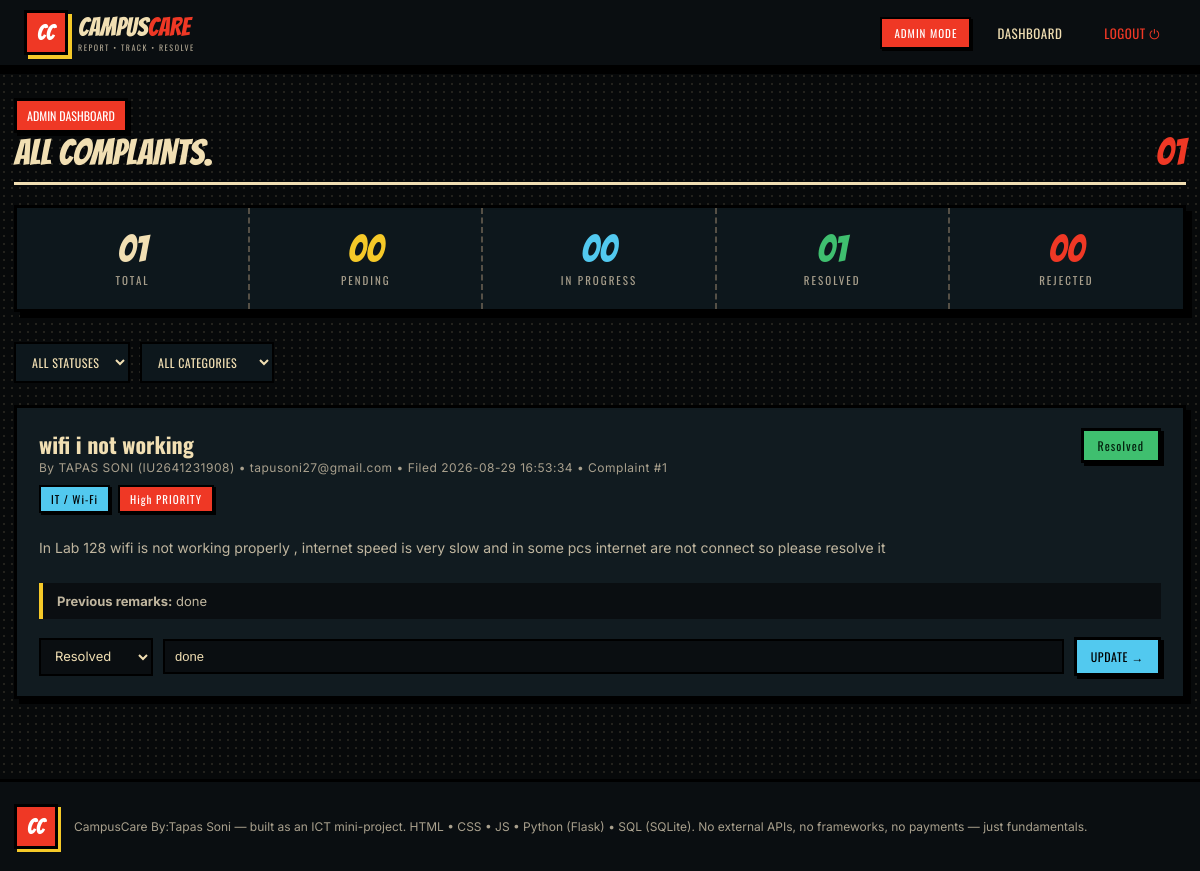
The page /admin/dashboard (signed in) on the database its author committed.
### tables this page shows
CREATE TABLE complaints (
    id            INTEGER PRIMARY KEY AUTOINCREMENT,
    student_id    INTEGER NOT NULL,
    title         TEXT NOT NULL,
    category      TEXT NOT NULL,                  -- Hostel, Academic, Canteen, Infrastructure, IT/Wifi, Other
    description   TEXT NOT NULL,
    priority      TEXT NOT NULL DEFAULT 'Medium' CHECK (priority IN ('Low', 'Medium', 'High')),
    status        TEXT NOT NULL DEFAULT 'Pending' CHECK (status IN ('Pending', 'In Progress', 'Resolved', 'Rejected')),
    admin_remarks TEXT,
    created_at    TIMESTAMP DEFAULT CURRENT_TIMESTAMP,
    updated_at    TIMESTAMP DEFAULT CURRENT_TIMESTAMP,
    FOREIGN KEY (student_id) REFERENCES users (id) ON DELETE CASCADE
);

CREATE TABLE users (
    id            INTEGER PRIMARY KEY AUTOINCREMENT,
    name          TEXT NOT NULL,
    email         TEXT NOT NULL UNIQUE,
    password      TEXT NOT NULL,                 -- hashed password (never plain text)
    role          TEXT NOT NULL DEFAULT 'student' CHECK (role IN ('student', 'admin')),
    enrollment_no TEXT,                           -- only relevant for students
    department    TEXT,
    created_at    TIMESTAMP DEFAULT CURRENT_TIMESTAMP
);

### app.py (the view)
@app.route("/admin/dashboard")
@login_required(role="admin")
def admin_dashboard():
    db = get_db()
    status_filter = request.args.get("status", "All")
    category_filter = request.args.get("category", "All")
    query = """
        SELECT complaints.*, users.name AS student_name, users.email AS student_email,
               users.enrollment_no AS student_enrollment
        FROM complaints
        JOIN users ON complaints.student_id = users.id
        WHERE 1=1
    """
    params = []
    if status_filter != "All":
        query += " AND complaints.status = ?"
        params.append(status_filter)
    if category_filter != "All":
        query += " AND complaints.category = ?"
        params.append(category_filter)
    query += " ORDER BY complaints.created_at DESC"
    complaints = db.execute(query, params).fetchall()
    all_complaints = db.execute("SELECT status FROM complaints").fetchall()
    total = len(all_complaints)
    pending = sum(1 for c in all_complaints if c["status"] == "Pending")
    in_progress = sum(1 for c in all_complaints if c["status"] == "In Progress")
    resolved = sum(1 for c in all_complaints if c["status"] == "Resolved")
    rejected = sum(1 for c in all_complaints if c["status"] == "Rejected")
    return render_template(
        "admin_dashboard.html",
        complaints=complaints,
        categories=CATEGORIES,
        statuses=STATUSES,
        status_filter=status_filter,
        category_filter=category_filter,
        stats={"total": total, "pending": pending, "in_progress": in_progress, "resolved": resolved, "rejected": rejected},
    )

### app.py (called while the page is built)
def get_db():
    if "db" not in g:
        g.db = sqlite3.connect(DB_PATH)
        g.db.row_factory = sqlite3.Row
        g.db.execute("PRAGMA foreign_keys = ON")
    return g.db

def current_user():
    if "user_id" not in session:
        return None
    db = get_db()
    return db.execute("SELECT * FROM users WHERE id = ?", (session["user_id"],)).fetchone()

def login_required(role=None):
    def decorator(fn):
        from functools import wraps
        @wraps(fn)
        def wrapper(*args, **kwargs):
            user = current_user()
            if user is None:
                flash("Please login first, yaar!", "error")
                return redirect(url_for("login"))
            if role and user["role"] != role:
                flash("You are not allowed to access that page.", "error")
                return redirect(url_for("index"))
            return fn(*args, **kwargs)
        return wrapper
    return decorator

@app.context_processor
def inject_user():
    return {"logged_in_user": current_user()}

### templates/admin_dashboard.html (shortened to what this page needs)
{% extends "base.html" %}
{% block content %}
<section class="section" style="margin-top:30px">
  <div class="heading">
    <div>
      <span class="label red">ADMIN DASHBOARD</span>
      <h2>ALL COMPLAINTS.</h2>
    </div>
    <span class="number">{{ '%02d'|format(stats.total) }}</span>
  </div>
  <div class="stats" style="grid-template-columns:repeat(5,1fr)">
    <div class="stat"><b>{{ '%02d'|format(stats.total) }}</b><span>TOTAL</span></div>
    <div class="stat pending"><b>{{ '%02d'|format(stats.pending) }}</b><span>PENDING</span></div>
    <div class="stat progress"><b>{{ '%02d'|format(stats.in_progress) }}</b><span>IN PROGRESS</span></div>
    <div class="stat resolved"><b>{{ '%02d'|format(stats.resolved) }}</b><span>RESOLVED</span></div>
    <div class="stat rejected"><b>{{ '%02d'|format(stats.rejected) }}</b><span>REJECTED</span></div>
  </div>
  <form method="GET" action="{{ url_for('admin_dashboard') }}" class="filters">
    <select name="status" onchange="this.form.submit()">
      <option value="All" {% if status_filter=='All' %}selected{% endif %}>ALL STATUSES</option>
    </select>
    <select name="category" onchange="this.form.submit()">
      <option value="All" {% if category_filter=='All' %}selected{% endif %}>ALL CATEGORIES</option>
    </select>
  </form>
  {% if complaints|length == 0 %}
    <div class="empty">
      <span class="label">NOTHING HERE</span>
      <h3>NO COMPLAINTS FOUND.</h3>
      <p>Try changing the filters, or check back once students start reporting issues.</p>
    </div>
  {% else %}
    <div class="complaint-grid">
      {% for c in complaints %}
        <div class="complaint-card">
          <div class="complaint-top">
            <div>
              <p class="complaint-title">{{ c['title'] }}</p>
              <div class="complaint-meta">
                By {{ c['student_name'] }}{% if c['student_enrollment'] %} ({{ c['student_enrollment'] }}){% endif %}
                • {{ c['student_email'] }} • Filed {{ c['created_at'] }} • Complaint #{{ c['id'] }}
              </div>
            </div>
            <span class="status-badge status-{{ c['status'].replace(' ', '-') }}">{{ c['status'] }}</span>
          </div>
          <div class="tag-row">
            <span class="tag category">{{ c['category'] }}</span>
            <span class="tag priority-{{ c['priority'] }}">{{ c['priority'] }} PRIORITY</span>
          </div>
          <p class="complaint-desc">{{ c['description'] }}</p>
          {% if c['admin_remarks'] %}
            <div class="remarks-box"><b>Previous remarks:</b> {{ c['admin_remarks'] }}</div>
          {% endif %}
          <form method="POST" action="{{ url_for('update_complaint', complaint_id=c['id']) }}" class="admin-form">
            <select name="status">
              {% for s in statuses %}
                <option value="{{ s }}" {% if c['status']==s %}selected{% endif %}>{{ s }}</option>
              {% endfor %}
            </select>
            <input type="text" name="admin_remarks" placeholder="Add a remark (optional)" value="{{ c['admin_remarks'] or '' }}">
            <button type="submit" class="btn small blue">UPDATE →</button>
          </form>
        </div>
      {% endfor %}
    </div>
  {% endif %}
</section>
{% endblock %}

### templates/base.html (shortened to what this page needs)
<!doctype html>
<html lang="en">
<head>
<link rel="stylesheet" href="{{ url_for('static', filename='css/style.css') }}">
</head>
<body>
<header class="header">
  <a class="brand" href="{{ url_for('index') }}">
    <span class="mark">CC</span>
    <div>
      <b>CAMPUS<span>CARE</span></b>
      <small>REPORT • TRACK • RESOLVE</small>
    </div>
  </a>
  <nav class="nav">
    {% if logged_in_user %}
      {% if logged_in_user['role'] == 'student' %}
        <span class="pill">HEY, {{ logged_in_user['name'].upper() }}!</span>
        <a class="nav-link" href="{{ url_for('student_dashboard') }}">MY COMPLAINTS</a>
      {% else %}
        <span class="pill pill-admin">ADMIN MODE</span>
        <a class="nav-link" href="{{ url_for('admin_dashboard') }}">DASHBOARD</a>
      {% endif %}
      <a class="nav-link logout" href="{{ url_for('logout') }}">LOGOUT ⏻</a>
    {% else %}
      <a class="nav-link" href="{{ url_for('login') }}">LOGIN</a>
      <a class="nav-link nav-cta" href="{{ url_for('register') }}">SIGN UP</a>
    {% endif %}
  </nav>
</header>
<main>
  {% block content %}{% endblock %}
</main>
<footer class="footer">
  <div class="footer-inner">
    <span class="mark small">CC</span>
    <p>CampusCare By:Tapas Soni — built as an ICT mini-project. HTML • CSS • JS • Python (Flask) • SQL (SQLite). No external APIs, no frameworks, no payments — just fundamentals.</p>
  </div>
</footer>
</body>
</html>

### rows shown on the page
complaints: title "wifi i not working", student_name "TAPAS SONI", student_enrollment "IU2641231908", student_email "tapusoni27@gmail.com", created_at "2026-08-29 16:53:34", id "1", status "Resolved", category "IT / Wi-Fi", priority "High", description "In Lab 128 wifi is not working properly , internet speed is very slow and in some pcs internet are not connect so please resolve it", admin_remarks "done"

### other values the page prints
{{ '%02d'|format(stats.total) }} "01"
{{ '%02d'|format(stats.pending) }} "00"
{{ '%02d'|format(stats.in_progress) }} "00"
{{ '%02d'|format(stats.resolved) }} "01"
{{ '%02d'|format(stats.rejected) }} "00"
